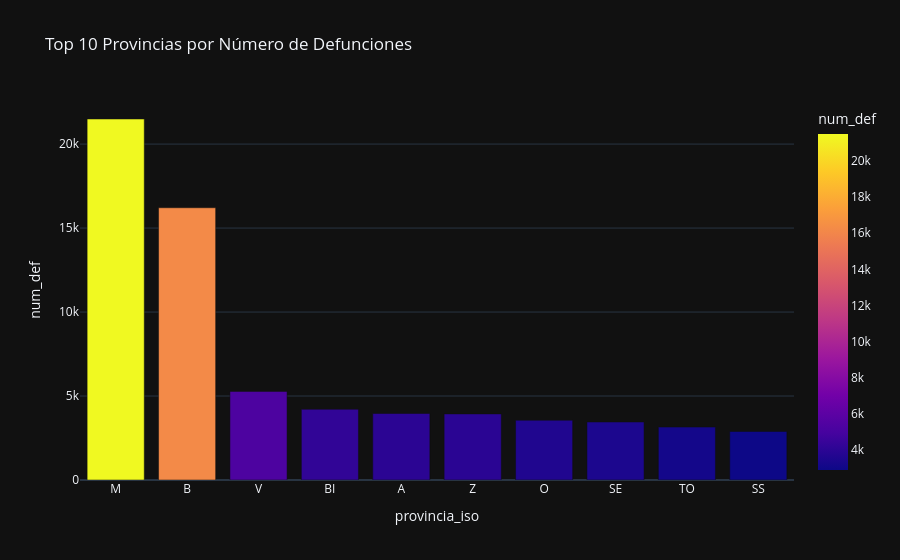

Here is the notebook cell this chart was saved with:
### Markdown cell above
Análisis Geoespacial (Mapa de España)
Como en los datos tenemos las provincias, esto es lo que mejor quedará en Streamlit

### Code cell
# Top 10 provincias con mas defunciones acumuladas
top_provincias = df_daily.groupby("provincia_iso")["num_def"].sum().nlargest(10).reset_index()

fig = px.bar(top_provincias, x= "provincia_iso", y="num_def", color="num_def", title = "Top 10 Provincias por Número de Defunciones")
fig.show()

### Figure 1 — Plotly figure (JSON) as saved in the notebook; plotly's stock layout.template omitted (floating-point values rounded to 4 significant figures)
{"data": [{"hovertemplate": "provincia_iso=%{x}<br>num_def=%{marker.color}<extra></extra>", "legendgroup": "", "marker": {"color": [21494, 16210, 5276, 4212, 3960, 3935, 3560, 3451, 3150, 2889], "coloraxis": "coloraxis", "pattern": {"shape": ""}}, "name": "", "orientation": "v", "showlegend": false, "textposition": "auto", "x": ["M", "B", "V", "BI", "A", "Z", "O", "SE", "TO", "SS"], "xaxis": "x", "y": [21494, 16210, 5276, 4212, 3960, 3935, 3560, 3451, 3150, 2889], "yaxis": "y", "type": "bar"}], "layout": {"xaxis": {"anchor": "y", "domain": [0.0, 1.0], "title": {"text": "provincia_iso"}}, "yaxis": {"anchor": "x", "domain": [0.0, 1.0], "title": {"text": "num_def"}}, "coloraxis": {"colorbar": {"title": {"text": "num_def"}}, "colorscale": [[0.0, "#0d0887"], [0.1111, "#46039f"], [0.2222, "#7201a8"], [0.3333, "#9c179e"], [0.4444, "#bd3786"], [0.5556, "#d8576b"], [0.6667, "#ed7953"], [0.7778, "#fb9f3a"], [0.8889, "#fdca26"], [1.0, "#f0f921"]]}, "legend": {"tracegroupgap": 0}, "title": {"text": "Top 10 Provincias por Número de Defunciones"}, "barmode": "relative"}}
